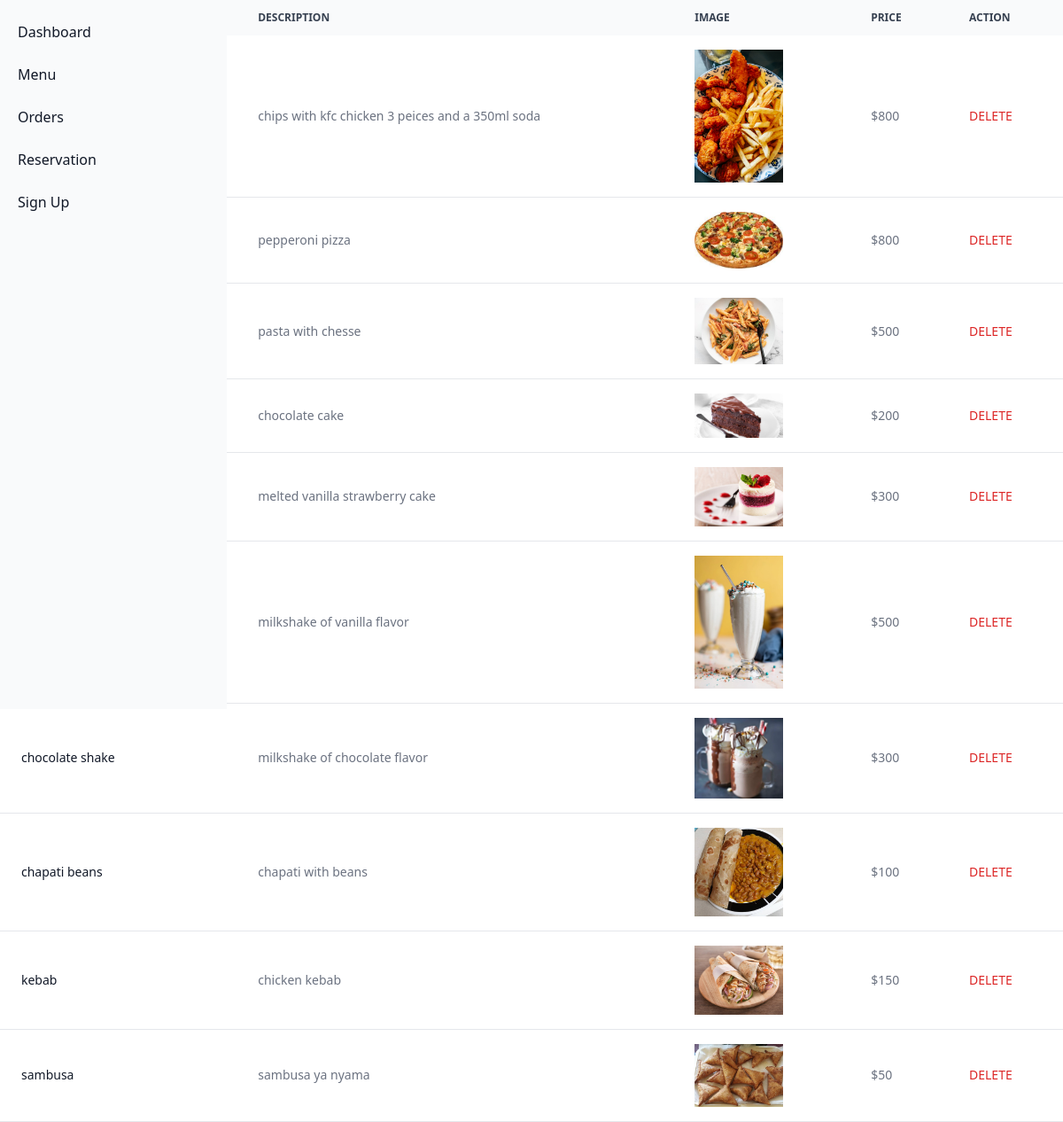
/menu_admin.php, run on the app's committed database.
### tables this page shows
CREATE TABLE `dish` (
  `dish_id` int(11) NOT NULL,
  `name` varchar(255) NOT NULL,
  `type` varchar(255) NOT NULL,
  `description` varchar(255) NOT NULL,
  `price` int(11) NOT NULL,
  `image` varchar(255) NOT NULL
);

### menu_admin.php (the view, shortened to what this page needs)
<!DOCTYPE html>
<html lang="en">
<head>
    <link href="https://cdn.jsdelivr.net/npm/tailwindcss@2.2.16/dist/tailwind.min.css" rel="stylesheet">
</head>
<body>
<aside id="default-sidebar" class="fixed top-0 left-0 z-40 w-64 h-screen transition-transform -translate-x-full sm:translate-x-0" aria-label="Sidebar">
  <div class="h-full px-3 py-4 overflow-y-auto bg-gray-50 dark:bg-gray-800">
     <ul class="space-y-2 font-medium">
        <li>
           <a href="#" class="flex items-center p-2 text-gray-900 rounded-lg dark:text-white hover:bg-gray-100 dark:hover:bg-gray-700 group">
              <span class="ms-3">Dashboard</span>
           </a>
        </li>
        <li>
           <a href="./menu_admin.php" class="flex items-center p-2 text-gray-900 rounded-lg dark:text-white hover:bg-gray-100 dark:hover:bg-gray-700 group">
              <span class="flex-1 ms-3 whitespace-nowrap">Menu</span>
           </a>
        </li>
        <li>
           <a href="#" class="flex items-center p-2 text-gray-900 rounded-lg dark:text-white hover:bg-gray-100 dark:hover:bg-gray-700 group">
              <span class="flex-1 ms-3 whitespace-nowrap">Orders</span>
           </a>
        </li>
        <li>
           <a href="#" class="flex items-center p-2 text-gray-900 rounded-lg dark:text-white hover:bg-gray-100 dark:hover:bg-gray-700 group">
              <span class="flex-1 ms-3 whitespace-nowrap">Reservation</span>
           </a>
        </li>
        <li>
           <a href="#" class="flex items-center p-2 text-gray-900 rounded-lg dark:text-white hover:bg-gray-100 dark:hover:bg-gray-700 group">
              <span class="flex-1 ms-3 whitespace-nowrap">Sign Up</span>
           </a>
        </li>
     </ul>
  </div>
</aside>
<?php
$host = 'localhost';
$dbname = 'urbanbite';
$username = 'root';
$password = '';
$conn = new mysqli($host, $username, $password, $dbname);
$sql = "SELECT name, description, image, price FROM dish";
$result = $conn->query($sql);
?>
<table class="w-full text-sm text-left rtl:text-right text-gray-500 dark:text-gray-400">
    <thead class="text-xs text-gray-700 uppercase bg-gray-50 dark:bg-gray-700 dark:text-gray-400">
        <tr>
            <th scope="col" class="px-6 py-3">
            </th>
            <th scope="col" class="px-6 py-3">
                Description
            </th>
            <th scope="col" class="px-6 py-3">
                Image
            </th>
            <th scope="col" class="px-6 py-3">
                Price
            </th>
            <th scope="col" class="px-6 py-3">
                Action
            </th>
        </tr>
    </thead>
    <tbody>
        <?php
        if ($result->num_rows > 0) {
            while($row = $result->fetch_assoc()) {
                echo '<tr class="bg-white border-b dark:bg-gray-800 dark:border-gray-700">';
                echo '<th scope="row" class="px-6 py-4 font-medium text-gray-900 whitespace-nowrap dark:text-white">' . $row["name"] . '</th>';
                echo '<td class="px-6 py-4">' . $row["description"] . '</td>';
                echo '<td class="px-6 py-4"><img src="Images/' . $row["image"] . '" alt="' . $row["name"] . '" style="width: 100px; height: auto;"></td>';
                echo '<td class="px-6 py-4">$' . $row["price"] . '</td>';
                echo '<td class="px-6 py-4"><a href="#" class="font-medium text-red-600 dark:text-blue-500 hover:underline">DELETE</a></td>';
                echo '</tr>';
            }
        } else {
            echo '<tr><td colspan="5" class="px-6 py-4">No dishes found</td></tr>';
        }
        ?>
    </tbody>
</table>
</body>
</html>

### data on the page
dish: description "chips with kfc chicken 3 peices and a 350ml soda", image (picture), price "800"
dish: description "pepperoni pizza", image+name (picture), price "800"
dish: description "pasta with chesse", image+name (picture), price "500"
dish: description "chocolate cake", image (picture), price "200"
dish: description "melted vanilla strawberry cake", image (picture), price "300"
dish: description "milkshake of vanilla flavor", image (picture), price "500"
dish: name "chocolate shake", description "milkshake of chocolate flavor", image (picture), price "300"
dish: name "chapati beans", description "chapati with beans", image (picture), price "100"
dish: name "kebab", description "chicken kebab", image+name (picture), price "150"
dish: name "sambusa", description "sambusa ya nyama", image+name (picture), price "50"
